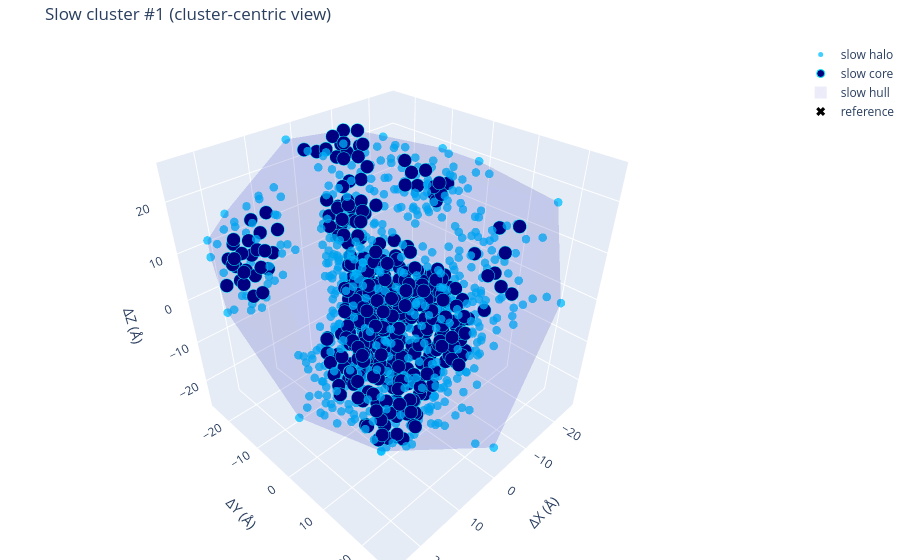

The code cell stored with this chart in its notebook:
### Code cell
fig = plot_single_cluster_3d_plotly(
    result,
    kind="slow",
    cluster_rank=1,
    center_mode="centroid",
    show_hull=True,
)
fig.show()

### Figure 1 — Plotly figure (JSON) as saved in the notebook; plotly's stock layout.template omitted (floating-point values rounded to 4 significant figures; data arrays with more than 128 entries replaced by an {"elided": "..."} marker saying what was removed)
{"data": [{"marker": {"color": "deepskyblue", "opacity": 0.75, "size": 5}, "mode": "markers", "name": "slow halo", "type": "scatter3d", "x": {"elided": "578 float values"}, "y": {"elided": "578 float values"}, "z": {"elided": "578 float values"}}, {"marker": {"color": "navy", "line": {"color": "cyan", "width": 1}, "opacity": 1, "size": 8}, "mode": "markers", "name": "slow core", "type": "scatter3d", "x": {"elided": "410 float values"}, "y": {"elided": "410 float values"}, "z": {"elided": "410 float values"}}, {"color": "rgba(0,0,180,0.65)", "hoverinfo": "skip", "i": [188, 572, 572, 339, 136, 906, 906, 53, 900, 671, 671, 671, 125, 915, 915, 863, 863, 863, 870, 870, 870, 870, 612, 612, 923, 923, 923, 668, 668, 757, 544, 544, 202, 202, 202, 202, 202, 694, 729, 729, 181, 181, 181, 603, 603, 603, 603, 603, 439, 439, 439, 11, 11, 11, 969, 969, 969, 969, 969, 969, 884, 884, 884, 884, 313, 313, 313, 890, 890, 890, 890, 192, 192, 192, 710, 710, 197, 197, 197, 490, 490, 490, 30, 30, 30, 30, 30, 702, 702, 702, 700, 700, 700, 700, 231, 231, 231, 231, 172, 172, 172, 232, 607, 607, 607, 607, 607, 607], "j": [673, 790, 790, 572, 790, 790, 585, 188, 572, 900, 673, 508, 339, 909, 125, 188, 248, 248, 188, 248, 751, 248, 751, 136, 585, 673, 19, 189, 19, 189, 188, 53, 53, 19, 757, 19, 544, 572, 671, 671, 572, 125, 125, 915, 915, 248, 258, 258, 339, 915, 915, 248, 258, 258, 136, 790, 258, 612, 258, 612, 923, 668, 923, 668, 790, 202, 202, 906, 757, 313, 313, 544, 202, 202, 508, 310, 710, 310, 673, 671, 225, 915, 729, 729, 694, 900, 694, 906, 313, 313, 225, 710, 671, 710, 125, 490, 915, 490, 490, 909, 197, 197, 172, 490, 172, 232, 710, 232], "k": [909, 661, 947, 947, 35, 661, 661, 35, 396, 396, 661, 673, 572, 643, 339, 909, 909, 188, 35, 188, 35, 751, 35, 35, 661, 661, 673, 585, 189, 585, 673, 188, 35, 189, 189, 673, 673, 661, 661, 900, 396, 396, 572, 947, 909, 909, 947, 248, 947, 947, 339, 751, 751, 248, 790, 947, 947, 136, 751, 751, 19, 19, 585, 585, 35, 35, 757, 585, 585, 906, 757, 53, 53, 544, 673, 673, 310, 673, 909, 396, 671, 643, 661, 900, 661, 572, 572, 790, 790, 906, 671, 225, 508, 508, 396, 396, 125, 915, 643, 643, 909, 710, 490, 225, 197, 197, 225, 710], "name": "slow hull", "opacity": 0.12, "showlegend": true, "type": "mesh3d", "x": {"elided": "988 float values"}, "y": {"elided": "988 float values"}, "z": {"elided": "988 float values"}}, {"marker": {"color": "black", "size": 8, "symbol": "x"}, "mode": "markers+text", "name": "reference", "text": ["reference"], "textposition": "top center", "type": "scatter3d", "x": [0], "y": [0], "z": [0]}], "layout": {"margin": {"b": 0, "l": 0, "r": 0, "t": 40}, "scene": {"aspectmode": "data", "xaxis": {"range": [-26.99, 26.72], "title": {"text": "ΔX (Å)"}}, "yaxis": {"range": [-26.38, 26.96], "title": {"text": "ΔY (Å)"}}, "zaxis": {"range": [-26.99, 26.95], "title": {"text": "ΔZ (Å)"}}}, "title": {"text": "Slow cluster #1 (cluster-centric view)"}}}
